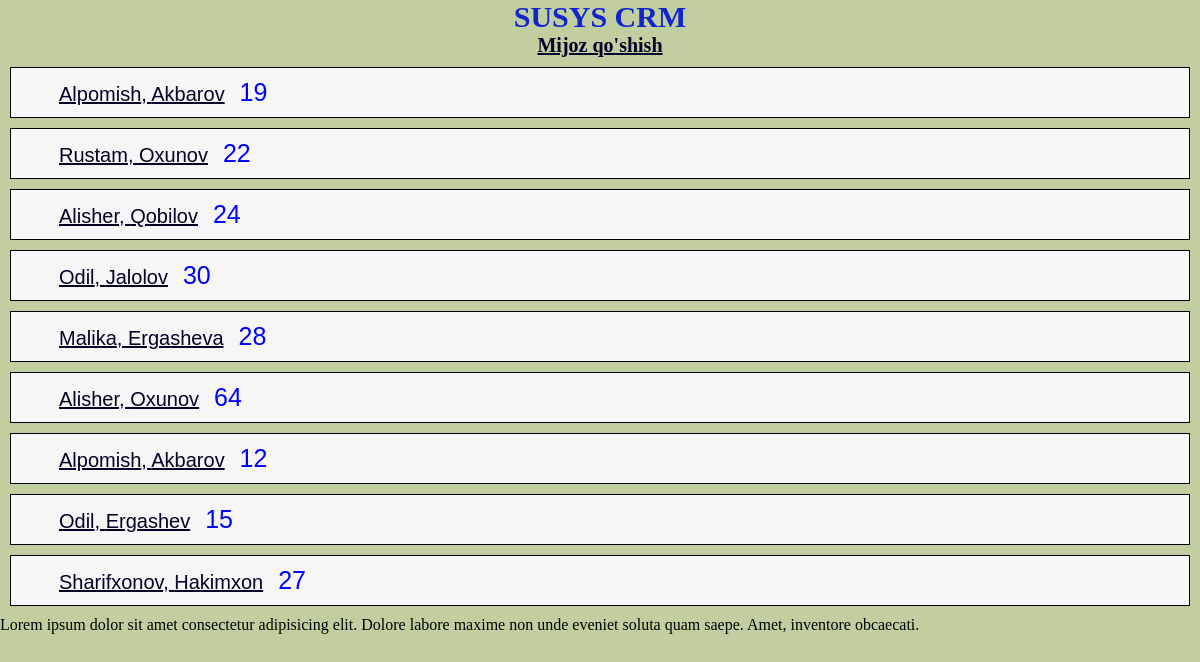
Page /leads/ on the earlier database version.
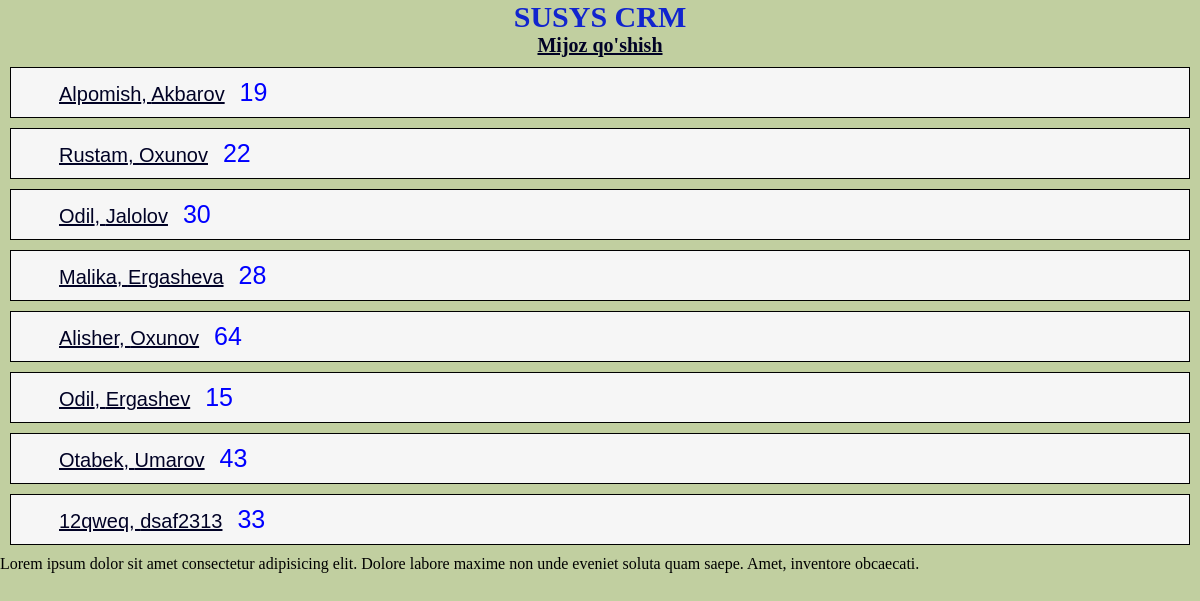
Same page on the later database version.
### leads/models.py (models this page shows, shortened)
class Lead(models.Model):
  fristName = models.CharField(max_length=20)
  lastName = models.CharField(max_length=20)
  age = models.IntegerField(default=0)
  email = models.EmailField(max_length=50)
  agent = models.ForeignKey("Agent", blank = True, on_delete=models.CASCADE)

### leads/views.py (the view)
# urls.py: path('', leads_list),
def leads_list(request):
  leads = models.Lead.objects.all()
  context = {
    "leads": leads,
  }
  return render(request, "leads_list.html", context)

### template/leads_list.html (shortened to what this page needs)
<!DOCTYPE html>
<html lang="en">
<head>
  <link rel="stylesheet" href="/static/css/main.css">
</head>
<body>
  <h1>SUSYS CRM</h1>
  <h3><a href="/leads/create/">Mijoz qo'shish</a></h3>
  {% for lead in leads %}
  <div class="mijoz">
    <a href="/leads/{{ lead.pk }}/ ">{{ lead.fristName }}, {{ lead.lastName }}</a>
    {{ lead.age }}
  </div>
  {% endfor %}
  <p>
    Lorem ipsum dolor sit amet consectetur adipisicing elit. Dolore labore maxime non unde eveniet soluta quam saepe.
    Amet, inventore obcaecati.
  </p>
</body>
</html>

Differences in the rows shown:
removed Lead: fristName "Alisher", lastName "Qobilov", age "24"
removed Lead: fristName "Alpomish", lastName "Akbarov", age "12"
removed Lead: fristName "Sharifxonov", lastName "Hakimxon", age "27"
added Lead: fristName "Otabek", lastName "Umarov", age "43"
added Lead: fristName "12qweq", lastName "dsaf2313", age "33"
